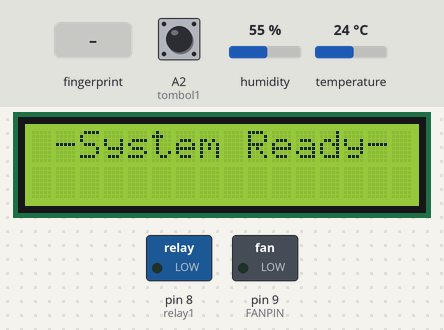
A sketch run on a simulated Arduino Uno, built with avr-gcc and run on an emulated ATmega328P. Shown: 16×2 character LCD, switched loads named in the sketch (green lamp = pin HIGH). Inputs (shaded band) come from the test bench; at power-on: A2 (tombol1) HIGH, temperature 24 °C, humidity 55 %. EEPROM starts erased; what the sketch prints to the serial monitor is not drawn.

Above: at 2.2 s.
2.3 s: finger stored as number 1 placed on the sensor
At 4.4 s:
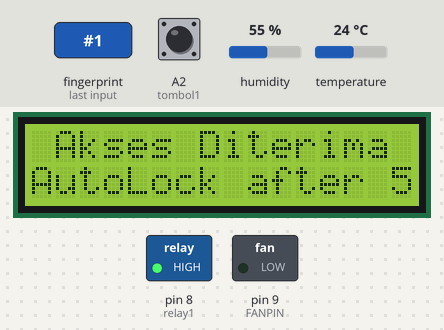
8.7 s: A2 (tombol1) pulled LOW for 2.25 s
At 12.9 s:
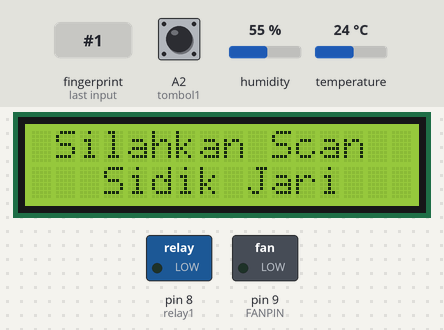
13.2 s: finger stored as number 1 placed on the sensor
At 15.7 s:
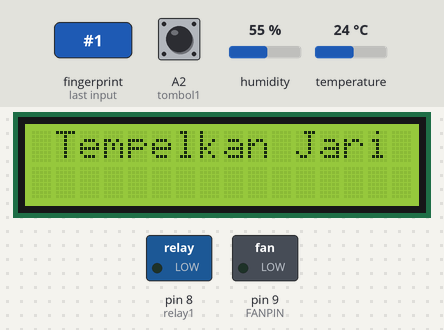
16.0 s: finger stored as number 1 placed on the sensor
At 17.5 s:
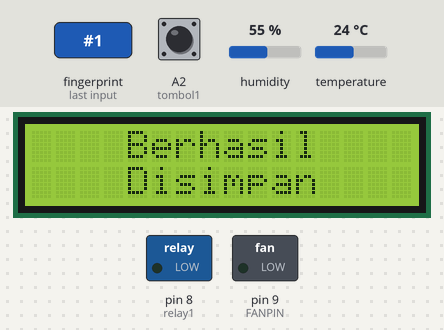
20.2 s: A2 (tombol1) pulled LOW for 2.25 s
At 22.4 s:
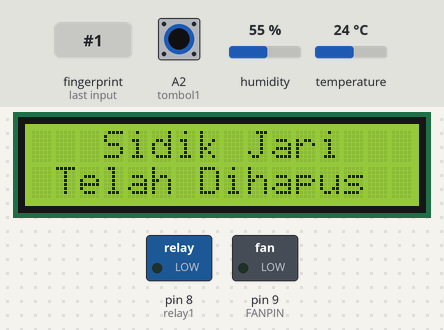
25.9 s: temperature set to 29 °C
28.8 s: temperature set to 32 °C
At 31.0 s:
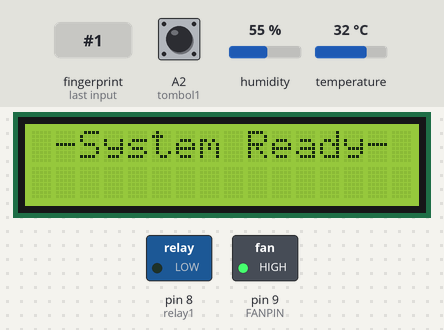
Timing chart, 0 to 32.5 s (numbered marks = the images above; inputs shaded):
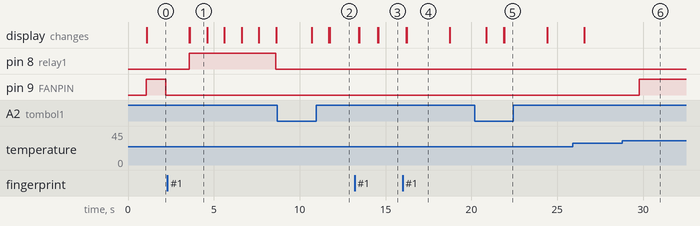

Measured:
- the behaviour switches between 30 and 31 °C on temperature (found by bisection; images 5 and 6)
- after the input at 2.3 s, pin 8 (relay1): LOW → HIGH after 1.3 s, → LOW 5.0 s later; the display: first changes after 1.3 s (image 1 shows a later state)
- after the input at 8.7 s, the display: first differs from a run without the input after 3.0 s (image 2)
- after the input at 13.2 s, the display: first changes after 0.24 s (image 3 shows a later state)
- after the input at 16.0 s, the display: first changes after 0.21 s (image 4 shows a later state)
- after the input at 20.2 s, the display: first differs from a run without the input after 1.7 s (image 5)
- after the input at 28.8 s, pin 9 (FANPIN): LOW → HIGH after 0.99 s

The sketch:

Program_Sidik_jari_update2.ino
```cpp
#include <Adafruit_Fingerprint.h>
#include <SoftwareSerial.h>
#include <EEPROM.h>
#include <LiquidCrystal_I2C.h>
#include "DHT.h"
#define DHTPIN 5        // Pin yang di gunakan untuk sensor
#define DHTTYPE DHT11   // Type Sensor DHT11
#define FANPIN 9       // Pin yang di gunakan untuk kipas
#define BATAS  31.00

LiquidCrystal_I2C lcd(0x3F, 16, 2);
SoftwareSerial mySerial(2, 3);
Adafruit_Fingerprint finger = Adafruit_Fingerprint(&mySerial);

DHT dht(DHTPIN, DHTTYPE);

//------------------------------//
int tombol1 = A2;
int relay1 = 8;
int relay2=9;
int eadd = 0;
int getFingerprintIDez();
uint8_t getFingerprintEnroll(int id);

void setup() {
  Serial.begin(9600);
  lcd.begin();
  dht.begin();
  eadd = EEPROM.read(0);
  if (eadd > 200)EEPROM.write(0, 0);

  pinMode(relay1, OUTPUT);
  pinMode(tombol1, INPUT_PULLUP);
  digitalWrite(relay1, LOW);


  finger.begin(57600);
  if (finger.verifyPassword()) {

  } else {
    while (1);
  }
  eadd = EEPROM.read(0);


  Serial.println(F("Kontrol Kipas Otomatis"));
  pinMode(relay2, OUTPUT);
  digitalWrite(relay2, HIGH);
  pinMode(FANPIN,OUTPUT); //mendeklarasikan pin menjadi OUTPUT
}

void loop() {
  lcd.setCursor (0, 0);
  lcd.print(F(" -System Ready- "));

  if (!digitalRead(tombol1)) {
    delay(1000);
    if (!digitalRead(tombol1)) {
      finger.emptyDatabase();
      eadd = 0;
      EEPROM.write(0, eadd);
      lcd.clear();
      delay(15);
      lcd.setCursor(3, 0);
      lcd.print("Sidik Jari");
      lcd.setCursor(1, 1);
      lcd.print("Telah Dihapus");
      delay(2500);
      lcd.clear();
      delay(15);
      goto awal;
    }
    eadd += 1;
    if (eadd > 50)eadd = 0;
    EEPROM.write(0, eadd);
    getFingerprintEnroll(eadd);
    eadd = EEPROM.read(0);
  }
awal:
  getFingerprintIDez();


  delay(1000); //Jeda 500ms

  // Mengambil Data Kelembaban
  float h = dht.readHumidity();
  // Mengambil Data Celsius
  float t = dht.readTemperature();
  // Data Fahrenheit
  float f = dht.readTemperature(true);

  // Mengecek Sensor apakah dapat memberikan data
  if (isnan(h) || isnan(t) || isnan(f)) {
    Serial.println(F("Gagal Mengamblil Data Dari Sensor, Periksa Kembali Kabel Sensor"));
    return;
  }

  // Format Fahrenheit
  float hif = dht.computeHeatIndex(f, h);
  // Format Celsius
  float hic = dht.computeHeatIndex(t, h, false);

  Serial.print(F("Kelembaban: "));
  Serial.print(h);
  Serial.print(F("%  Suhu: "));
  Serial.print(t);
  Serial.print(F("°C "));
  Serial.print(f);
  Serial.print(F("°F  Index Panas: "));
  Serial.print(hic);
  Serial.print(F("°C "));
  Serial.print(hif);
  Serial.print(F("°F"));
  Serial.print(F(" Kipas:"));
  if(t>=BATAS) Serial.println(F(" ON")); else Serial.println(F(" OFF"));

//================================================================
//Algoritma untuk menyalakan kipas
 if(t>=BATAS) digitalWrite(FANPIN,HIGH); else digitalWrite(FANPIN,LOW);

 delay(1000);

}
```

enroll.ino
```cpp
uint8_t getFingerprintEnroll(int id) {
  int p = -1;
  lcd.clear();
  delay(15);
  lcd.setCursor(1, 0);
  lcd.print("Silahkan Scan");
  lcd.setCursor(3, 1);
  lcd.print("Sidik Jari");

  while (p != FINGERPRINT_OK) {
    p = finger.getImage();
    switch (p) {
      case FINGERPRINT_OK:

        break;
      case FINGERPRINT_NOFINGER:

        break;
      case FINGERPRINT_PACKETRECIEVEERR:

        break;
      case FINGERPRINT_IMAGEFAIL:

        break;
      default:

        break;
    }
  }

  p = finger.image2Tz(1);
  switch (p) {
    case FINGERPRINT_OK:

      break;
    case FINGERPRINT_IMAGEMESS:
      return p;
    case FINGERPRINT_PACKETRECIEVEERR:

      return p;
    case FINGERPRINT_FEATUREFAIL:
      delay(200);
      return p;
    case FINGERPRINT_INVALIDIMAGE:
      delay(200);
      return p;
    default:

      return p;
  }
  lcd.clear();
  delay(15);
  lcd.setCursor(1, 0);
  lcd.print("Lepaskan Jari");
  Serial.println("Lepaskan jari");
  delay(1000);

  p = 0;
  while (p != FINGERPRINT_NOFINGER) {
    p = finger.getImage();
  }

  p = -1;
  lcd.clear();
  delay(15);
  lcd.setCursor(1, 0);
  lcd.print("Tempelkan Jari");
  Serial.println("Tempelkan jari");
  while (p != FINGERPRINT_OK) {
    p = finger.getImage();
    switch (p) {
      case FINGERPRINT_OK:

        break;
      case FINGERPRINT_NOFINGER:

        break;
      case FINGERPRINT_PACKETRECIEVEERR:

        break;
      case FINGERPRINT_IMAGEFAIL:

        break;
      default:

        break;
    }
  }

  p = finger.image2Tz(2);
  switch (p) {
    case FINGERPRINT_OK:

      break;
    case FINGERPRINT_IMAGEMESS:

      return p;
    case FINGERPRINT_PACKETRECIEVEERR:

      return p;
    case FINGERPRINT_FEATUREFAIL:

      return p;
    case FINGERPRINT_INVALIDIMAGE:

      return p;
    default:

      return p;
  }

  p = finger.createModel();
  if (p == FINGERPRINT_OK) {


  } else if (p == FINGERPRINT_PACKETRECIEVEERR) {

    return p;
  } else if (p == FINGERPRINT_ENROLLMISMATCH) {
    lcd.clear();
    delay(15);
    lcd.setCursor(1, 0);
    lcd.print("Gagal Disimpan");
    delay(150);
    delay(2000);
    lcd.clear();
    delay(15);
    return p;
  } else {

    return p;
  }

  p = finger.storeModel(id);
  if (p == FINGERPRINT_OK) {
    lcd.clear();
    delay(15);
    lcd.setCursor(4, 0);
    lcd.print("Berhasil");
    lcd.setCursor(4, 1);
    lcd.print("Disimpan");
    Serial.println("Disimpan");
    delay(2500);
    lcd.clear();
    delay(15);

  } else if (p == FINGERPRINT_PACKETRECIEVEERR) {

    return p;
  } else if (p == FINGERPRINT_BADLOCATION) {

    return p;
  } else if (p == FINGERPRINT_FLASHERR) {

    return p;
  } else {

    return p;
  }
}
```

finger.ino
```cpp
uint8_t getFingerprintID() {
  uint8_t p = finger.getImage();
  switch (p) {
    case FINGERPRINT_OK:


      delay(1000);
      break;
    case FINGERPRINT_NOFINGER:

      return p;
    case FINGERPRINT_PACKETRECIEVEERR:

      return p;
    case FINGERPRINT_IMAGEFAIL:

      return p;
    default:

      return p;
  }

  p = finger.image2Tz();
  switch (p) {
    case FINGERPRINT_OK:

      delay(1000);
      break;
    case FINGERPRINT_IMAGEMESS:

      return p;
    case FINGERPRINT_PACKETRECIEVEERR:

      return p;
    case FINGERPRINT_FEATUREFAIL:

      return p;
    case FINGERPRINT_INVALIDIMAGE:

      return p;
    default:

      return p;
  }


  p = finger.fingerFastSearch();
  if (p == FINGERPRINT_OK) {


  } else if (p == FINGERPRINT_PACKETRECIEVEERR) {

    return p;
  } else if (p == FINGERPRINT_NOTFOUND) {

    return p;
  } else {

    return p;
  }

}

int getFingerprintIDez() {
  uint8_t p = finger.getImage();
  if (p != FINGERPRINT_OK)  return -1;

  p = finger.image2Tz();
  if (p != FINGERPRINT_OK)  return -1;

  p = finger.fingerFastSearch();
  if (p != FINGERPRINT_OK)
  {
    lcd.clear();
    delay(15);
    lcd.setCursor(1, 0);
    lcd.print("Akses Ditolak");
    Serial.println("Salah");

    while (p != FINGERPRINT_NOFINGER) {
      p = finger.getImage();
      Serial.println("Lepaskan");
    }
    delay(2000);
    lcd.clear();
    delay(15);
    return -1;
  }
  lcd.clear();
  delay(15);
  digitalWrite(relay1, HIGH);
  lcd.setCursor(1, 0);
  lcd.print("Akses Diterima");
  lcd.setCursor (0, 1);
  lcd.print(F("AutoLock after "));
  for (int i = 5; i > 0; i--) {
    lcd.setCursor (15, 1); lcd.print(i);
    delay (1000);
  }
  digitalWrite(relay1, LOW);
  lcd.clear();
  delay(15);

  return finger.fingerID;
}
```
